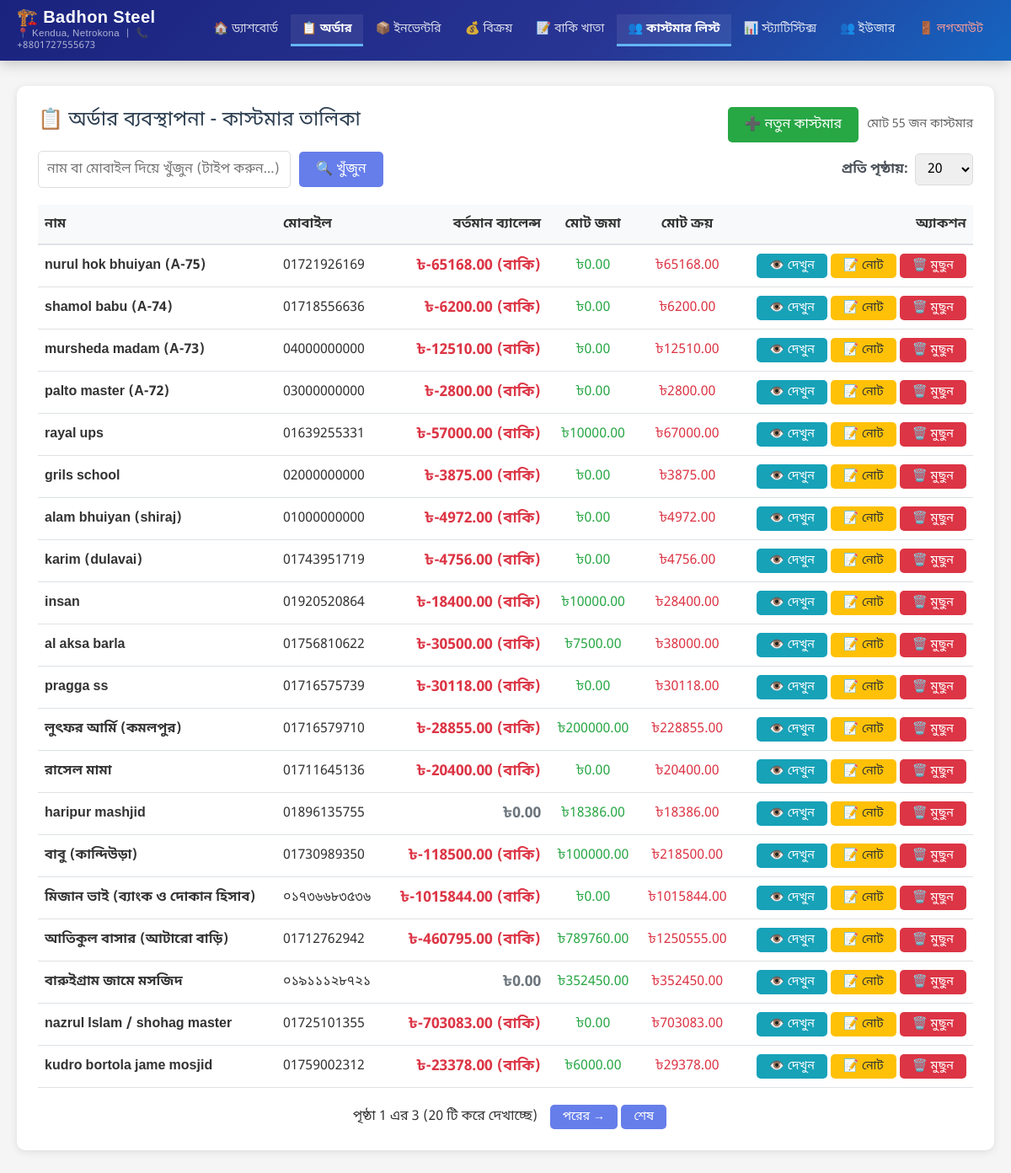
Page /admin-panel/transactions/customers/ (signed in) on the earlier database version.
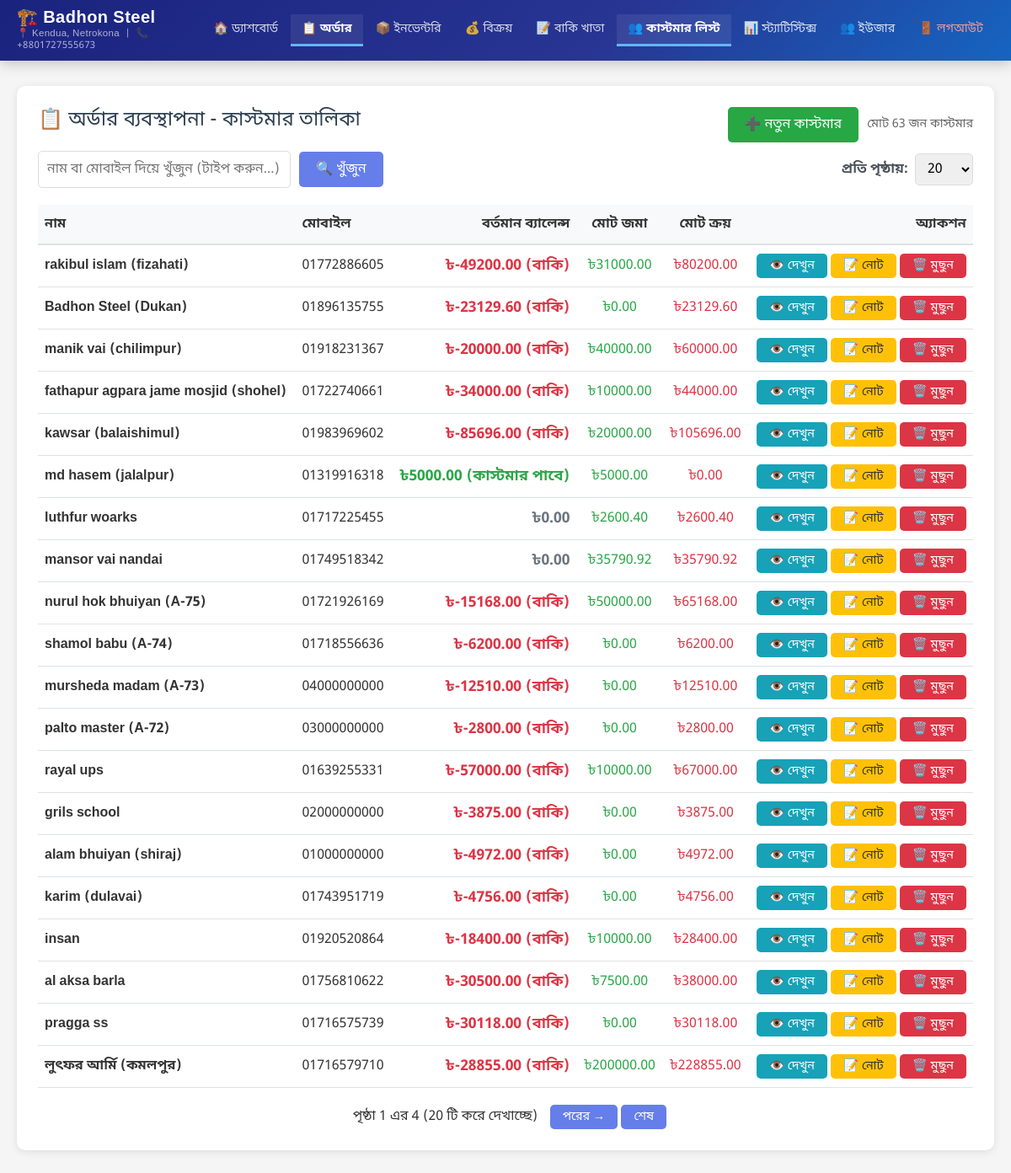
Same page on the later database version.
### transactions/models.py (models this page shows, shortened)
class Customer(models.Model):
    name = models.CharField(max_length=200, verbose_name='Customer Name')
    mobile_number = models.CharField(max_length=20, unique=True, verbose_name='Mobile Number')
    address = models.TextField(verbose_name='Address', blank=True)
    current_balance = models.DecimalField(max_digits=10, decimal_places=2, verbose_name='Current Balance', default=0)
    created_at = models.DateTimeField(auto_now_add=True, verbose_name='Created At')
    updated_at = models.DateTimeField(auto_now=True, verbose_name='Updated At')
    is_deleted = models.BooleanField(default=False, verbose_name='Is Deleted')
    deleted_at = models.DateTimeField(null=True, blank=True, verbose_name='Deleted At')
    class Meta:
        verbose_name = 'Customer'
        verbose_name_plural = 'Customers'
        ordering = ['-created_at']
    @property
    def total_submitted(self):
        from django.db.models import Sum
        result = self.transactions.filter(
            transaction_type='submission',
            is_reversed=False,
            is_deleted=False
        ).aggregate(total=Sum('amount'))
        return result['total'] or 0
    @property
    def total_purchase_amount(self):
        from django.db.models import Sum
        purchases = self.transactions.filter(
            transaction_type='purchase',
            is_reversed=False,
            is_deleted=False
        ).exclude(
            status='cancelled'  # Exclude cancelled orders
        )
        total_amount = purchases.aggregate(total=Sum('amount'))['total'] or 0
        return abs(total_amount)

### transactions/views.py (the view, shortened to what this page needs)
# urls.py: path('customers/', views.customer_list, name='customer_list'),
@login_required
def customer_list(request):
    search_query = request.GET.get('search', '')
    status_filter = request.GET.get('status', '')
    delivery_status_filter = request.GET.get('delivery_status', '')
    per_page = request.GET.get('per_page', '20')
    try:
        per_page = int(per_page)
        if per_page not in [20, 50, 100, 200]:
            per_page = 20
    except (ValueError, TypeError):
        per_page = 20
    customers = Customer.objects.filter(is_deleted=False).order_by('-created_at')
    if search_query:
        customers = customers.filter(
            Q(name__icontains=search_query) | Q(mobile_number__icontains=search_query)
        )
    paginator = Paginator(customers, per_page)
    page_number = request.GET.get('page')
    page_obj = paginator.get_page(page_number)
    context = {
        'page_obj': page_obj,
        'customers': page_obj.object_list,
        'search_query': search_query,
        'status_filter': status_filter,
        'delivery_status_filter': delivery_status_filter,
        'total_customers': customers.count(),
        'per_page': per_page,
    }
    return render(request, 'transactions/customer_list.html', context)

### transactions/templates/transactions/customer_list.html (shortened to what the changed rows need)
{% extends 'admin_panel/base.html' %}
{% load static %}
{% block content %}
<div class="card">
    <div class="card-title">
        <div style="float: right; display: flex; gap: 10px; align-items: center;">
            <a href="{% url 'transactions:customer_create' %}" class="btn btn-success">➕ নতুন কাস্টমার</a>
            <div style="font-size: 0.9rem; color: #666;">
                {% if page_obj %}
                মোট {{ page_obj.paginator.count }} জন কাস্টমার
                {% endif %}
            </div>
        </div>
    </div>
    {% if customers %}
    <div style="overflow-x: auto;">
        <table style="width: 100%; border-collapse: collapse;">
            <thead>
                <tr style="background-color: #f8f9fa; border-bottom: 2px solid #dee2e6;">
                    <th style="padding: 12px 8px; text-align: left; font-weight: 600;">নাম</th>
                    <th style="padding: 12px 8px; text-align: left; font-weight: 600;">মোবাইল</th>
                    <th style="padding: 12px 8px; text-align: right; font-weight: 600;">বর্তমান ব্যালেন্স</th>
                    <th style="padding: 12px 8px; text-align: center; font-weight: 600;">মোট জমা</th>
                    <th style="padding: 12px 8px; text-align: center; font-weight: 600;">মোট ক্রয়</th>
                    <th style="padding: 12px 8px; text-align: right; font-weight: 600;">অ্যাকশন</th>
                </tr>
            </thead>
            <tbody>
                {% for customer in customers %}
                <tr style="border-bottom: 1px solid #dee2e6;">
                    <td style="padding: 10px 8px;">
                        <strong>{{ customer.name }}</strong>
                    </td>
                    <td style="padding: 10px 8px;">{{ customer.mobile_number }}</td>
                    <td style="padding: 10px 8px; text-align: right;">
                        {% if customer.current_balance > 0 %}
                        <span style="font-weight: 700; font-size: 1.1rem; color: #28a745;">৳{{ customer.current_balance|floatformat:2 }} (কাস্টমার পাবে)</span>
                        {% elif customer.current_balance < 0 %}
                        <span style="font-weight: 700; font-size: 1.1rem; color: #dc3545;">৳{{ customer.current_balance|floatformat:2 }} (বাকি)</span>
                        {% else %}
                        <span style="font-weight: 700; font-size: 1.1rem; color: #6c757d;">৳0.00</span>
                        {% endif %}
                    </td>
                    <td style="padding: 10px 8px; text-align: center;">
                        <span style="color: #28a745;">৳{{ customer.total_submitted|floatformat:2 }}</span>
                    </td>
                    <td style="padding: 10px 8px; text-align: center;">
                        <span style="color: #dc3545;">৳{{ customer.total_purchase_amount|floatformat:2 }}</span>
                    </td>
                    <td style="padding: 10px 8px; text-align: right;">
                        <a href="{% url 'transactions:customer_detail' customer.pk %}" class="btn btn-sm btn-info">👁️ দেখুন</a>
                        <button onclick="showNotesModal({{ customer.pk }}, '{{ customer.name|escapejs }}')"
                                class="btn btn-sm btn-warning"
                                title="নোট দেখুন">📝 নোট</button>
                        <a href="{% url 'transactions:customer_delete' customer.pk %}" class="btn btn-sm btn-danger" onclick="return confirmDelete('{{ customer.name }}')">🗑️ মুছুন</a>
                    </td>
                </tr>
                {% endfor %}
            </tbody>
        </table>
    </div>
     {% if page_obj.has_other_pages %}
     <div style="margin-top: 20px; text-align: center;">
         <span style="margin: 0 10px;">পৃষ্ঠা {{ page_obj.number }} এর {{ page_obj.paginator.num_pages }} ({{ per_page }} টি করে দেখাচ্ছে)</span>
         {% if page_obj.has_next %}
         <a href="?page={{ page_obj.next_page_number }}&per_page={{ per_page }}" class="btn btn-sm">পরের →</a>
         <a href="?page={{ page_obj.paginator.num_pages }}&per_page={{ per_page }}" class="btn btn-sm">শেষ</a>
         {% endif %}
     </div>
     {% endif %}
    {% endif %}
</div>
{% endblock %}

Differences in the rows shown:
no longer on this page (row unchanged): Customer: name "রাসেল মামা", mobile_number "01711645136", current_balance "-20400.00", total_submitted "0.00", total_purchase_amount "20400.00"
no longer on this page (row edited): Customer: name "haripur mashjid", mobile_number "01896135755", current_balance "৳0.00", total_submitted "18386.00", total_purchase_amount "18386.00"
no longer on this page (row unchanged): Customer: name "বাবু (কান্দিউড়া)", mobile_number "01730989350", current_balance "-118500.00", total_submitted "100000.00", total_purchase_amount "218500.00"
no longer on this page (row unchanged): Customer: name "মিজান ভাই (ব্যাংক ও দোকান হিসাব)", mobile_number "০১৭৩৬৬৮৩৫৩৬", current_balance "-1015844.00", total_submitted "0.00", total_purchase_amount "1015844.00"
no longer on this page (row unchanged): Customer: name "আতিকুল বাসার (আটারো বাড়ি)", mobile_number "01712762942", current_balance "-460795.00", total_submitted "789760.00", total_purchase_amount "1250555.00"
no longer on this page (row unchanged): Customer: name "বারুইগ্রাম জামে মসজিদ", mobile_number "০১৯১১১২৮৭২১", current_balance "৳0.00", total_submitted "352450.00", total_purchase_amount "352450.00"
no longer on this page (row unchanged): Customer: name "nazrul Islam / shohag master", mobile_number "01725101355", current_balance "-703083.00", total_submitted "0.00", total_purchase_amount "703083.00"
no longer on this page (row unchanged): Customer: name "kudro bortola jame mosjid", mobile_number "01759002312", current_balance "-23378.00", total_submitted "6000.00", total_purchase_amount "29378.00"
added Customer: name "rakibul islam (fizahati)", mobile_number "01772886605", current_balance "-49200.00", total_submitted "31000.00", total_purchase_amount "80200.00"
added Customer: name "Badhon Steel (Dukan)", mobile_number "01896135755", current_balance "-23129.60", total_submitted "0.00", total_purchase_amount "23129.60"
added Customer: name "manik vai (chilimpur)", mobile_number "01918231367", current_balance "-20000.00", total_submitted "40000.00", total_purchase_amount "60000.00"
added Customer: name "fathapur agpara jame mosjid (shohel)", mobile_number "01722740661", current_balance "-34000.00", total_submitted "10000.00", total_purchase_amount "44000.00"
added Customer: name "kawsar (balaishimul)", mobile_number "01983969602", current_balance "-85696.00", total_submitted "20000.00", total_purchase_amount "105696.00"
added Customer: name "md hasem (jalalpur)", mobile_number "01319916318", current_balance "5000.00", total_submitted "5000.00", total_purchase_amount "0.00"
added Customer: name "luthfur woarks", mobile_number "01717225455", current_balance "৳0.00", total_submitted "2600.40", total_purchase_amount "2600.40"
added Customer: name "mansor vai nandai", mobile_number "01749518342", current_balance "৳0.00", total_submitted "35790.92", total_purchase_amount "35790.92"
changed Customer "nurul hok bhuiyan (A-75)": current_balance "-65168.00" → "-15168.00"; total_submitted "0.00" → "50000.00"
Other differences:
{{ page_obj.paginator.count }}: "55" → "63"
{{ page_obj.paginator.num_pages }}: "3" → "4"
